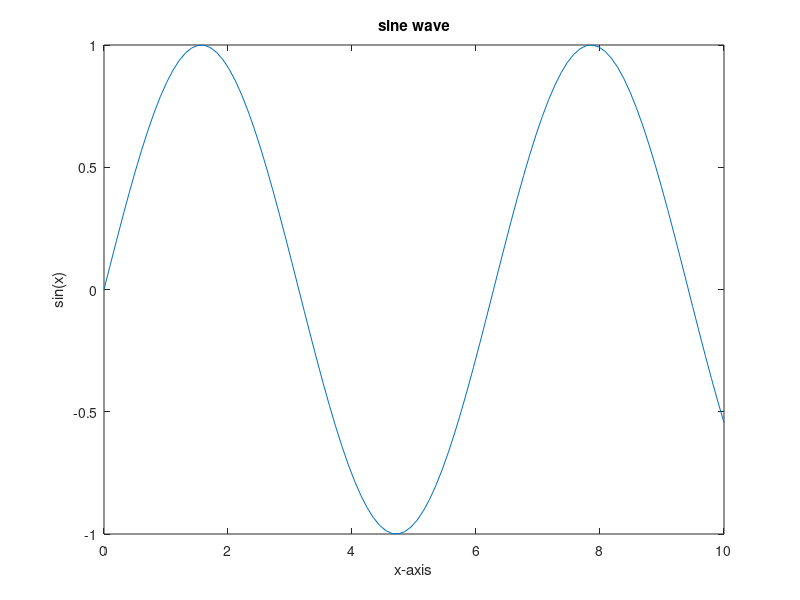

This figure's MATLAB source:
% generating the simple data
x=linspace(0,10,100); % create an array of 100 points from 0 
y = sin(x); % compute sine waves for each point in x 
% plot the data 
plot(x,y) ;
title ('sine wave');
xlabel('x-axis');
ylabel('sin(x)');